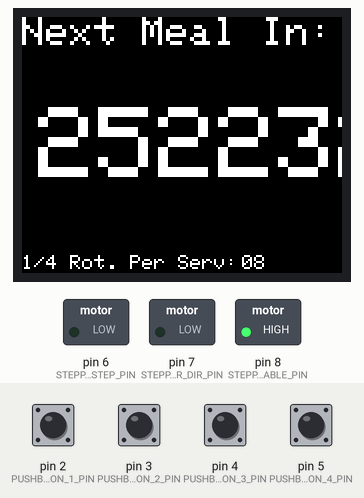
The sketch below on a simulated Arduino Uno, built with avr-gcc and run on an emulated ATmega328P. Parts: 160×128 colour display, switched loads named in the sketch (green lamp = pin HIGH). Inputs (shaded band) come from the test bench; at power-on: pin 2 (PUSHBUTTON_1_PIN), pin 3 (PUSHBUTTON_2_PIN), pin 4 (PUSHBUTTON_3_PIN), pin 5 (PUSHBUTTON_4_PIN) LOW. The local clock reads 2024-03-15 10:24:30 at power-on unless the sketch sets it; what the sketch prints to the serial monitor is not drawn.

Above: at 1.2 s.
1.3 s: pin 4 (PUSHBUTTON_3_PIN) pulled HIGH for 0.15 s
At 2.3 s:
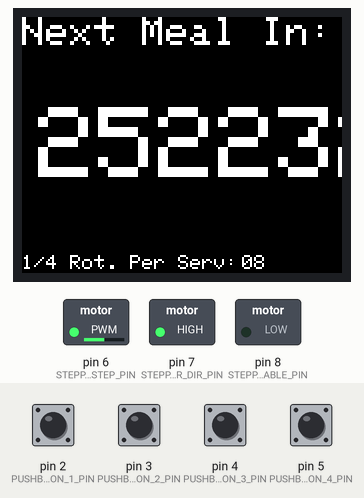
4.4 s: pin 2 (PUSHBUTTON_1_PIN) pulled HIGH for 0.15 s
At 5.2 s:
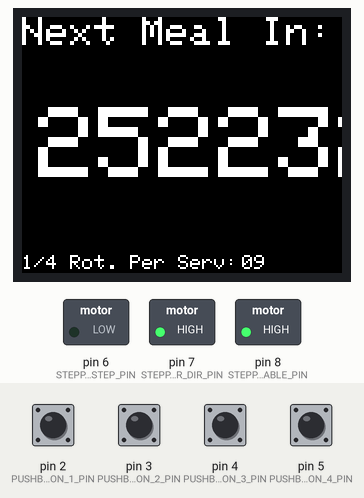
6.0 s: pin 2 (PUSHBUTTON_1_PIN) pulled HIGH for 1 s
At 6.5 s:
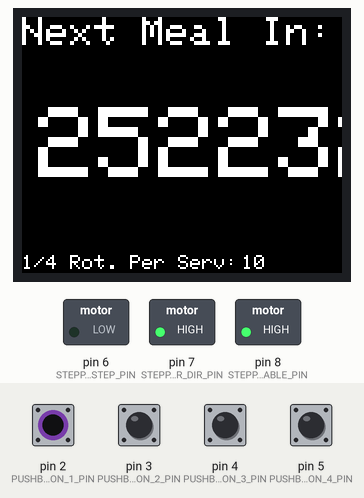
8.5 s: pin 4 (PUSHBUTTON_3_PIN) pulled HIGH for 1 s
At 9.7 s:
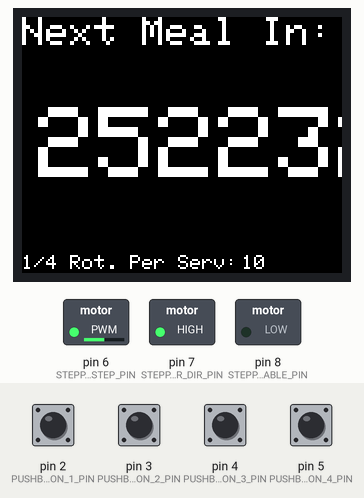
Timing chart, 0 to 12.2 s (numbered marks = the images above; inputs shaded):
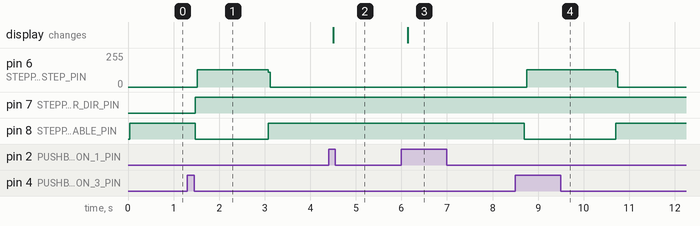

The sketch:

catFeeder.ino
```cpp
// Include Libraries
#include "Arduino.h"
#include "Button.h"
#include "RTClib.h"
#include <SPI.h>
#include <TFT.h>

// Pin Definitions
#define PUSHBUTTON_1_PIN 2
#define PUSHBUTTON_2_PIN 3
#define PUSHBUTTON_3_PIN 4
#define PUSHBUTTON_4_PIN 5
#define STEPPER_MOTOR_STEP_PIN 6
#define STEPPER_MOTOR_DIR_PIN 7
#define STEPPER_MOTOR_ENABLE_PIN 8

// Motor steps per rotation
const int STEPS_PER_REV = 200;
const int STEPS_PER_QUARTER_REV = STEPS_PER_REV / 4;

// Text variables
#define TITLE_TEXT_SIZE 2
#define TIME_TEXT_SIZE 5
#define TIME_TEXT_HEIGHT 45
#define HOUR_TEXT_OFFSET 8
#define MINUTE_TEXT_OFFSET 98
#define ROTATION_PER_SERVING_TEXT_SIZE 1
#define ROTATION_TEXT_OFFSET 110
#define ROTATION_TEXT_HEIGHT 119

// LCD
#define cs 10
#define dc 9
#define rst 0

// Global variables and defines
// Object initialization
Button addRotation(PUSHBUTTON_1_PIN);
Button decrementRotation(PUSHBUTTON_2_PIN);
Button feedNow(PUSHBUTTON_3_PIN);
Button sleepScreen(PUSHBUTTON_4_PIN);
RTC_PCF8523 rtcPCF;

// Create an instance of the library
TFT TFTscreen = TFT(cs, dc, rst);

// Feeding times NOTE: For the homebrew alarms we only care about the hour/
// minute times
DateTime morningFeedingTime{2000U, 1U, 1U, 6U, 0U, 0U};
DateTime eveningFeedingTime{2000U, 1U, 1U, 17U, 6U, 0U};
DateTime midnight{2000U, 1U, 1U, 0U, 0U, 0U};
static bool catsFedMorning_ = false;
static bool catsFedEvening_ = false;

// Rotations Global
static uint8_t numRotations_ = 8U;
static const uint8_t MAX_ROTATIONS = 40U;

void setupTFT() {
  // Initialize the library
  TFTscreen.begin();

  // Clear the screen with a black background
  TFTscreen.background(0, 0, 0);

  // Set stroke color to white
  TFTscreen.stroke(255, 255, 255);

  // Print the static screen elements
  TFTscreen.setTextSize(TITLE_TEXT_SIZE);
  TFTscreen.text("Next Meal In: ", 0, 0);
  TFTscreen.setTextSize(ROTATION_PER_SERVING_TEXT_SIZE);
  TFTscreen.text("1/4 Rot. Per Serv: ", 0, ROTATION_TEXT_HEIGHT);

  // Print an initial rotation number of 0
  TFTscreen.text("08", ROTATION_TEXT_OFFSET, ROTATION_TEXT_HEIGHT);

  // Print the initial time to the screen
  DateTime now = rtcPCF.now();
  char timeString[9];
  snprintf(timeString, 9, "%0.2d:%0.2d", now.hour(), now.minute());
  TFTscreen.setTextSize(TIME_TEXT_SIZE);
  TFTscreen.text(timeString, HOUR_TEXT_OFFSET, TIME_TEXT_HEIGHT);
}

// Setup the essentials for your circuit to work. It runs first every time your
// circuit is powered with electricity.
void setup() {
  // Setup Serial which is useful for debugging
  // Use the Serial Monitor to view printed messages
  Serial.begin(9600);
  while (!Serial)
    ; // wait for serial port to connect. Needed for native USB
  Serial.println("Serial Connection Established!");

  // Initialize the push buttons
  addRotation.init();
  decrementRotation.init();
  feedNow.init();
  sleepScreen.init();

  if (!rtcPCF.begin()) {
    Serial.println("Couldn't find RTC");
    while (1)
      ;
  }
  if (!rtcPCF.initialized()) {
    Serial.println("RTC lost power, lets set the time!");
    // following line sets the RTC to the date & time this sketch was compiled
    rtcPCF.adjust(DateTime(F(__DATE__), F(__TIME__)));
    // This line sets the RTC with an explicit date & time, for example to set
    // January 21, 2014 at 3am you would call:
    // rtcPCF.adjust(DateTime(2014, 1, 21, 3, 0, 0));
  } else {
    DateTime now = rtcPCF.now();
    Serial.print("The Current Time is: ");
    Serial.print(now.month(), DEC);
    Serial.print('/');
    Serial.print(now.day(), DEC);
    Serial.print('/');
    Serial.print(now.year(), DEC);
    Serial.print("  ");
    Serial.print(now.hour(), DEC);
    Serial.print(':');
    Serial.print(now.minute(), DEC);
    Serial.print(':');
    Serial.print(now.second(), DEC);
    Serial.println();
  }

  setupTFT();

  // Setup the stepper pins as outputs
  pinMode(STEPPER_MOTOR_STEP_PIN, OUTPUT);
  pinMode(STEPPER_MOTOR_DIR_PIN, OUTPUT);
  pinMode(STEPPER_MOTOR_ENABLE_PIN, OUTPUT);

  // Disable the A4988 chip
  digitalWrite(STEPPER_MOTOR_ENABLE_PIN, HIGH);
}

void rotateStepperMotor(uint8_t numRotations_) {
  // Set motor direction clockwise
  digitalWrite(STEPPER_MOTOR_DIR_PIN, HIGH);

  // Enable the A4988 chip
  digitalWrite(STEPPER_MOTOR_ENABLE_PIN, LOW);

  // Spin motor one rotation
  for (int x = 0; x < (STEPS_PER_QUARTER_REV * numRotations_); x++) {
    digitalWrite(STEPPER_MOTOR_STEP_PIN, HIGH);
    delayMicroseconds(2000);
    digitalWrite(STEPPER_MOTOR_STEP_PIN, LOW);
    delayMicroseconds(2000);
  }

  // Disable the A4988 chip
  digitalWrite(STEPPER_MOTOR_ENABLE_PIN, HIGH);
}

void updateTimeOnScreen(DateTime prevTime, DateTime now) {
  // Character array for time
  char timeString[4];

  // Compare the previous time to the current time to determine if the time
  // needs to be updated
  if (prevTime.hour() != now.hour()) {
    // Update hour
    TFTscreen.setTextSize(TIME_TEXT_SIZE);
    // First clear old hour
    snprintf(timeString, 4, "%0.2d:", prevTime.hour());
    TFTscreen.stroke(0, 0, 0);
    TFTscreen.text(timeString, HOUR_TEXT_OFFSET, TIME_TEXT_HEIGHT);

    // Then print new hour
    snprintf(timeString, 4, "%0.2d:", now.hour());
    TFTscreen.stroke(255, 255, 255);
    TFTscreen.text(timeString, HOUR_TEXT_OFFSET, TIME_TEXT_HEIGHT);
  }
  if (prevTime.minute() != now.minute()) {
    // Update minute
    TFTscreen.setTextSize(TIME_TEXT_SIZE);
    // First clear old minute
    snprintf(timeString, 4, "%0.2d:", prevTime.minute());
    TFTscreen.stroke(0, 0, 0);
    TFTscreen.text(timeString, MINUTE_TEXT_OFFSET, TIME_TEXT_HEIGHT);

    // Then print new minute
    snprintf(timeString, 4, "%0.2d:", now.minute());
    TFTscreen.stroke(255, 255, 255);
    TFTscreen.text(timeString, MINUTE_TEXT_OFFSET, TIME_TEXT_HEIGHT);
  }
}

void updateRotations(uint8_t rotations) {
  char numRotationString[4];

  // Erase the current number of rotations
  TFTscreen.setTextSize(ROTATION_PER_SERVING_TEXT_SIZE);
  snprintf(numRotationString, 4, "%0.2d", numRotations_);
  TFTscreen.stroke(0, 0, 0);
  TFTscreen.text(numRotationString, ROTATION_TEXT_OFFSET, ROTATION_TEXT_HEIGHT);

  numRotations_ = rotations;

  // Update the number of rotations
  snprintf(numRotationString, 4, "%0.2d", numRotations_);
  TFTscreen.stroke(255, 255, 255);
  TFTscreen.text(numRotationString, ROTATION_TEXT_OFFSET, ROTATION_TEXT_HEIGHT);
}

bool checkAlarm(DateTime now, DateTime alarmTime) {
  return ((now.hour() == alarmTime.hour()) &&
          (now.minute() == alarmTime.minute()));
}

bool clearAlarm(DateTime now, DateTime alarmTime) {
  return ((now.hour() == alarmTime.hour()) &&
          (now.minute() > alarmTime.minute()));
}

// After setup, it runs over and over again, in an eternal loop.
void loop() {
  // Get an initial reading and use this variable to store the previous time
  static DateTime prevTime = rtcPCF.now();

  // Read the current time
  DateTime now = rtcPCF.now();

  // Three states of the count down timer
  DateTime countDownTime{};
  // Midnight to 6 am
  if (!catsFedMorning_ && !catsFedEvening_) {
    countDownTime = {2000U,
                     1U,
                     1U,
                     (morningFeedingTime.hour() - now.hour()),
                     (morningFeedingTime.minute() - now.minute()),
                     0U};
    // 6 am to 5:30 pm
  } else if (catsFedMorning_ && !catsFedEvening_) {
    countDownTime = {2000U,
                     1U,
                     1U,
                     (eveningFeedingTime.hour() - now.hour()),
                     (eveningFeedingTime.minute() - now.minute()),
                     0U};
    // 5:30 pm to midnight
  } else if (catsFedEvening_) {
    countDownTime = {2000U,
                     1U,
                     1U,
                     (24U - now.hour() + morningFeedingTime.hour()),
                     (59U - now.minute() + morningFeedingTime.minute()),
                     0U};
  }

  updateTimeOnScreen(prevTime, countDownTime);

  // Increment the amount of rotations
  if (addRotation.onPress()) {
    updateRotations(numRotations_ == MAX_ROTATIONS ? MAX_ROTATIONS
                                                   : (numRotations_ + 1));
  }

  // Decrement the number of rotations
  if (decrementRotation.onPress()) {
    updateRotations(numRotations_ == 1U ? 1U : (numRotations_ - 1));
  }

  // Rotate the servo when button pressed
  if (feedNow.onPress()) {
    // Feed the cats immediately
    rotateStepperMotor(numRotations_);
  }

  // Wakeup/Sleep the TFT screen
  if (sleepScreen.onPress()) {
    // This button is currently on th esame line as the feedNow button
  }

  // Alarm check - morning
  if (!catsFedMorning_ && checkAlarm(now, morningFeedingTime)) {
    // Feed the cats
    rotateStepperMotor(numRotations_);
    catsFedMorning_ = true;
  }

  // Alarm check - evening
  if (!catsFedEvening_ && checkAlarm(now, eveningFeedingTime)) {
    // Feed the cats
    rotateStepperMotor(numRotations_);
    catsFedEvening_ = true;
  }

  // Having a delay seems to help the system not get bogged down. Since the time
  // is much less than one second though we should not skip the alarm
  delay(100);

  // Only clear the fed boolean once a minute has elapsed
  if (catsFedMorning_ && checkAlarm(now, midnight)) {
    catsFedMorning_ = false;
  }

  if (catsFedEvening_ && checkAlarm(now, midnight)) {
    catsFedEvening_ = false;
  }

  // Update old time
  prevTime = countDownTime;
}
```

Button.cpp
```cpp
#include "Button.h"

#include <Arduino.h>


Button::Button(const int pin) : m_pin(pin)
{

}

void Button::init()
{

  pinMode(m_pin, INPUT);
  // set begin state
  m_lastButtonState = read();
}


//read button state.
bool Button::read()
{
  return digitalRead(m_pin);

}


//In General:
//if button is not pushed function will return LOW (0).
//if it is pushed function will return HIGH (1).

bool Button::onChange()
{
  //read button state. '1' is pushed, '0' is not pushed.
  bool reading = read();
  // If the switch changed, due to noise or pressing:
  if (reading != m_lastButtonState) {
    // reset the debouncing timer
    m_lastDebounceTime = millis();
    m_pressFlag = 1;
  }

  if ((millis() - m_lastDebounceTime) > m_debounceDelay) {
    // whatever the reading is at, it's been there for longer
    // than the debounce delay, so take it as the actual current state:

    // if the button state has changed:
    if (m_pressFlag) { //reading != m_lastButtonState) {
      //update the buton state
      m_pressFlag = 0;

      // save the reading.  Next time through the loop,
      m_lastButtonState = reading;
      return 1;

    }
  }
  m_lastButtonState = reading;

  return 0;

}

bool Button::onPress()
{
  //read button state. '1' is pushed, '0' is not pushed.
  bool reading = read();
  // If the switch changed, due to noise or pressing:
  if (reading == HIGH && m_lastButtonState == LOW) {
    // reset the debouncing timer
    m_lastDebounceTime = millis();
    m_pressFlag = 1;
  }

  if ((millis() - m_lastDebounceTime) > m_debounceDelay) {
    // whatever the reading is at, it's been there for longer
    // than the debounce delay, so take it as the actual current state:

    // if the button state has changed:
    if (m_pressFlag) {
      // save the reading.  Next time through the loop,
      m_pressFlag = 0;
      m_lastButtonState = reading;
      return 1;

    }
  }
  m_lastButtonState = reading;

  return 0;

}

bool Button::onRelease()
{
  //read button state. '1' is pushed, '0' is not pushed.
  bool reading = read();
  // If the switch changed, due to noise or pressing:
  if (reading == LOW && m_lastButtonState == HIGH) {
    // reset the debouncing timer
    m_lastDebounceTime = millis();
    m_pressFlag = 1;
  }

  if ((millis() - m_lastDebounceTime) > m_debounceDelay) {
    // whatever the reading is at, it's been there for longer
    // than the debounce delay, so take it as the actual current state:

    // if the button state has changed:
    if ( m_pressFlag) { //reading == LOW && m_lastButtonState == HIGH) {
      // save the reading.  Next time through the loop,
      m_lastButtonState = reading;
      m_pressFlag = 0;
      return 1;

    }
  }
  m_lastButtonState = reading;

  return 0;

}
```

Button.h
```cpp
#ifndef _BUTTON_H_
#define _BUTTON_H_


//button  class:
class Button {
  public:
    Button(const int pin);
    //initialize button instance
    void init();
    //Read button state - without debounce
    bool read();
    //return True on both button events, Press or Release
    bool onChange();
    //return True only on Press
    bool onPress();
    //return True only on Release
    bool onRelease();


  private:
    const int m_pin;
    bool m_lastButtonState; //state variables
    long m_lastDebounceTime = 0;  // the last time the output pin was toggled
    const int m_debounceDelay = 50;    // the debounce time; increase if the output flickers
    bool m_pressFlag = 0;

};

#endif //_BUTTON_H_
```

Measured:
- after the input at 1.3 s, pin 6 (STEPPER_MOTOR_STEP_PIN): 0/255 → 128/255 after 0.22 s, → 0/255 1.6 s later; pin 7 (STEPPER_MOTOR_DIR_PIN): LOW → HIGH after 0.17 s; pin 8 (STEPPER_MOTOR_ENABLE_PIN): HIGH → LOW after 0.17 s, → HIGH 1.6 s later
- after the input at 4.4 s, the display: changes after 0.11 s (image 2)
- after the input at 6.0 s, the display: changes after 0.14 s (image 3)
- after the input at 8.5 s, pin 6 (STEPPER_MOTOR_STEP_PIN): 0/255 → 128/255 after 0.24 s, → 0/255 2.0 s later; pin 8 (STEPPER_MOTOR_ENABLE_PIN): HIGH → LOW after 0.20 s, → HIGH 2.0 s later
